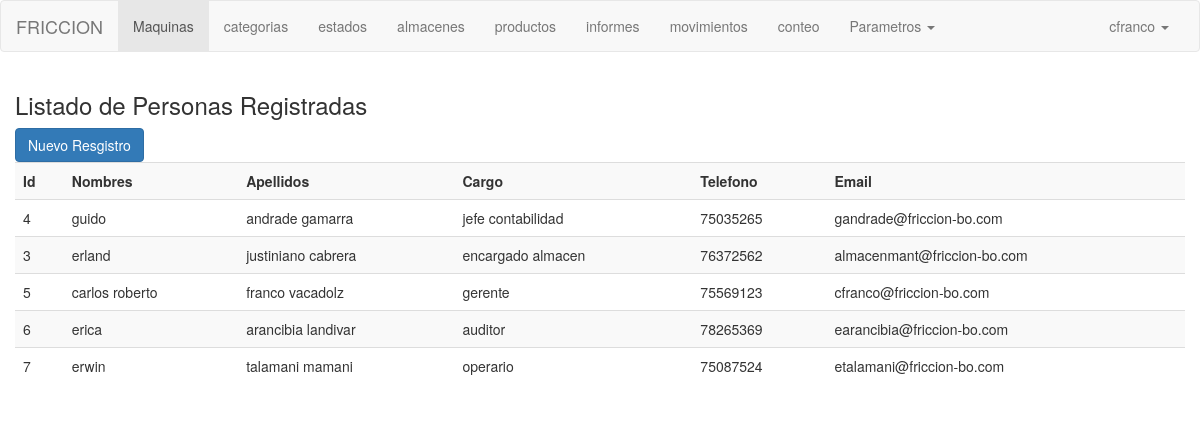
/personas.php (signed in), run on the app's committed database.
### tables this page shows
CREATE TABLE `tbpersona` (
  `idpersona` int(255) NOT NULL,
  `nombres` varchar(50) NOT NULL,
  `apellidopaterno` varchar(25) NOT NULL,
  `apellidomaterno` varchar(25) NOT NULL,
  `cargo` varchar(60) NOT NULL,
  `telefono` varchar(20) NOT NULL,
  `email` varchar(50) NOT NULL
);

### personas.php (the view, shortened to what this page needs)
<?php
$link = Conectarse();
?>
<!DOCTYPE html>
<html lang="en">
    <head>
        <link href="css/bootstrap.min.css" rel="stylesheet">
    </head>
    <body>
        <div class="row">
            <div class="col-lg-12 col-sm-8">
                <nav class="navbar navbar-default" role="navigation">
                    <div class="container-fluid">
                        <div class="navbar-header">
                            <a class="navbar-brand" href="bienvenida.php">FRICCION</a>
                        </div>
                        <div class="collapse navbar-collapse" id="bs-example-navbar-collapse-1">
                            <ul class="nav navbar-nav">
                                <li class="active"><a href="#">Maquinas <span class="sr-only">(current)</span></a></li>
                                <li><a href="#">categorias</a></li>
                                <li><a href="#">estados</a></li>
                                <li><a href="#">almacenes</a></li>
                                <li><a href="#">productos</a></li>
                                <li><a href="#">informes</a></li>
                                <li><a href="#">movimientos</a></li>
                                <li><a href="#">conteo</a></li>
                                <li class="dropdown">
                                    <a href="#" class="dropdown-toggle" data-toggle="dropdown" role="button"
                                       aria-expanded="false">Parametros <span class="caret"></span>
                                    </a>
                                </li>
                            </ul>
                            <ul class="nav navbar-nav navbar-right">
                                <li class="dropdown">
                                    <a href="#" class="dropdown-toggle" data-toggle="dropdown" role="button" aria-expanded="false">
                                        <?php echo $_SESSION['usuario']; ?> <span class="caret"></span>
                                    </a>
                                </li>
                            </ul>
                        </div>
                    </div>
                </nav>
            </div>
        </div>
        <div id="wrapper">
            <div class="container">
                <div class="row" id="listaPersonas">
                    <h3>Listado de Personas Registradas</h3>
                    <a href="per_nuevo.php" class="btn btn-primary">Nuevo Resgistro</a>
                    <table class="table table-responsive table-striped">
                        <tr>
                            <th>Id</th>
                            <th>Nombres</th>
                            <th>Apellidos</th>
                            <th>Cargo</th>
                            <th>Telefono</th>
                            <th>Email</th>
                        </tr>
                        <?php
                            $sql="SELECT `idpersona`, `nombres`, `apellidopaterno`, `apellidomaterno`, `cargo`, `telefono`, `email` FROM `tbpersona`";
                            $result = mysqli_query($link,$sql) or die ("Error");
                            while($row = mysqli_fetch_row($result)){
                        ?>
                        <tr>
                            <td><?php echo $row[0]; ?></td>
                            <td><?php echo $row[1]; ?></td>
                            <td><?php echo $row[2] ." ".$row[3]; ?></td>
                            <td><?php echo $row[4]; ?></td>
                            <td><?php echo $row[5]; ?></td>
                            <td><?php echo $row[6]; ?></td>
                        </tr>
                        <?php
                            }
                        ?>
                    </table>
                </div>
            </div>
        </div>
    </body>
</html>

### data on the page
tbpersona: idpersona "4", nombres "guido", apellidopaterno "andrade", apellidomaterno "gamarra", cargo "jefe contabilidad", telefono "75035265", email "gandrade@friccion-bo.com"
tbpersona: idpersona "3", nombres "erland", apellidopaterno "justiniano", apellidomaterno "cabrera", cargo "encargado almacen", telefono "76372562", email "almacenmant@friccion-bo.com"
tbpersona: idpersona "5", nombres "carlos roberto", apellidopaterno "franco", apellidomaterno "vacadolz", cargo "gerente", telefono "75569123", email "cfranco@friccion-bo.com"
tbpersona: idpersona "6", nombres "erica", apellidopaterno "arancibia", apellidomaterno "landivar", cargo "auditor", telefono "78265369", email "earancibia@friccion-bo.com"
tbpersona: idpersona "7", nombres "erwin", apellidopaterno "talamani", apellidomaterno "mamani", cargo "operario", telefono "75087524", email "etalamani@friccion-bo.com"

### other printed values
$_SESSION['usuario'] "cfranco"
